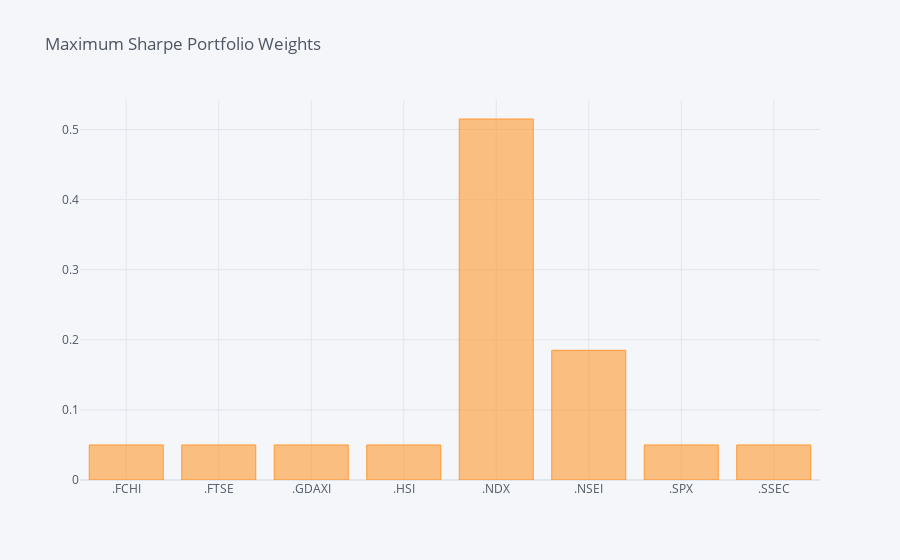

Notebook code cell kept with this figure:
### Markdown cell above
Plot weights of the Minimum Volatility portfolio

### Code cell
mvp.plot_weights()

### Figure 1 — Plotly figure (JSON) as saved in the notebook; plotly's stock layout.template omitted (floating-point values rounded to 4 significant figures)
{"data": [{"marker": {"color": "rgba(255, 153, 51, 0.6)", "line": {"color": "rgba(255, 153, 51, 1.0)", "width": 1}}, "name": "weights", "orientation": "v", "text": "", "type": "bar", "x": [".FCHI", ".FTSE", ".GDAXI", ".HSI", ".NDX", ".NSEI", ".SPX", ".SSEC"], "y": [0.05, 0.05, 0.05, 0.05, 0.515, 0.185, 0.05, 0.05]}], "layout": {"legend": {"bgcolor": "#F5F6F9", "font": {"color": "#4D5663"}}, "paper_bgcolor": "#F5F6F9", "plot_bgcolor": "#F5F6F9", "title": {"font": {"color": "#4D5663"}, "text": "Maximum Sharpe Portfolio Weights"}, "xaxis": {"gridcolor": "#E1E5ED", "showgrid": true, "tickfont": {"color": "#4D5663"}, "title": {"font": {"color": "#4D5663"}, "text": ""}, "zerolinecolor": "#E1E5ED"}, "yaxis": {"gridcolor": "#E1E5ED", "showgrid": true, "tickfont": {"color": "#4D5663"}, "title": {"font": {"color": "#4D5663"}, "text": ""}, "zerolinecolor": "#E1E5ED"}}}
